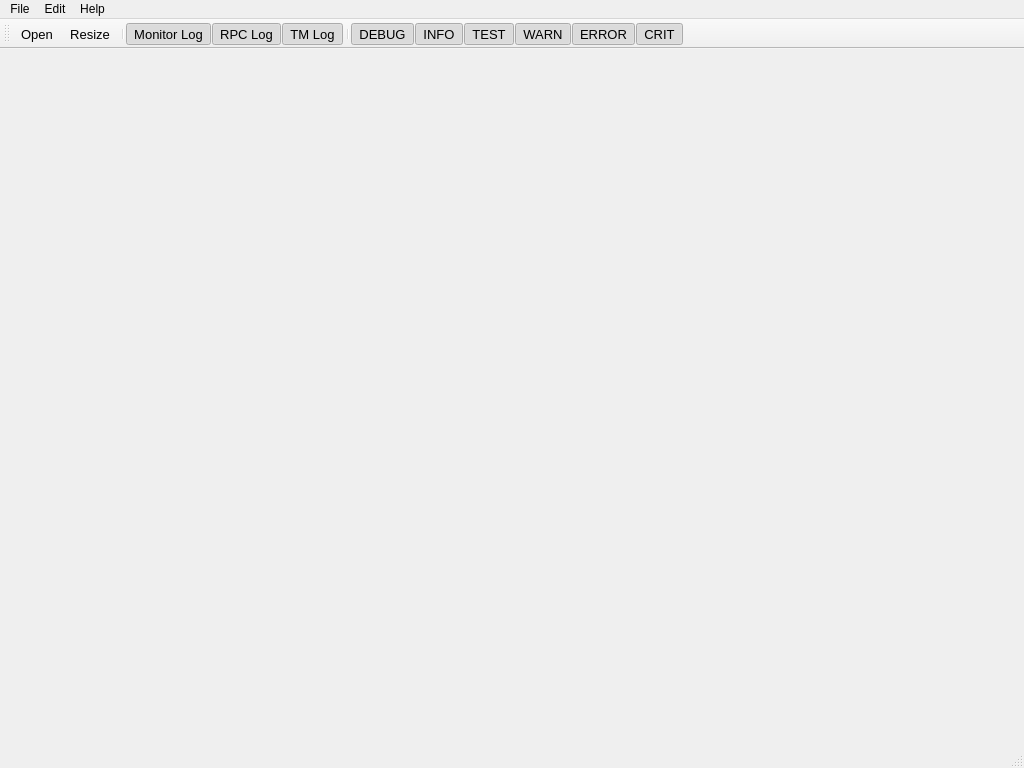
<?xml version="1.0" encoding="UTF-8"?>
<ui version="4.0">
 <class>LogViewQtClass</class>
 <widget class="QMainWindow" name="LogViewQtClass">
  <property name="geometry">
   <rect>
    <x>0</x>
    <y>0</y>
    <width>1024</width>
    <height>768</height>
   </rect>
  </property>
  <property name="sizePolicy">
   <sizepolicy hsizetype="Preferred" vsizetype="Preferred">
    <horstretch>0</horstretch>
    <verstretch>0</verstretch>
   </sizepolicy>
  </property>
  <property name="windowTitle">
   <string>LogViewQt</string>
  </property>
  <property name="windowIcon">
   <iconset resource="logviewqt.qrc">
    <normaloff>:/LogViewQt/Resources/screen_windows.png</normaloff>:/LogViewQt/Resources/screen_windows.png</iconset>
  </property>
  <widget class="QTableView" name="centralWidget">
   <property name="sizePolicy">
    <sizepolicy hsizetype="Expanding" vsizetype="Expanding">
     <horstretch>0</horstretch>
     <verstretch>0</verstretch>
    </sizepolicy>
   </property>
   <property name="sizeAdjustPolicy">
    <enum>QAbstractScrollArea::AdjustToContents</enum>
   </property>
   <property name="alternatingRowColors">
    <bool>false</bool>
   </property>
   <property name="selectionBehavior">
    <enum>QAbstractItemView::SelectRows</enum>
   </property>
   <property name="textElideMode">
    <enum>Qt::ElideRight</enum>
   </property>
   <property name="verticalScrollMode">
    <enum>QAbstractItemView::ScrollPerPixel</enum>
   </property>
   <property name="horizontalScrollMode">
    <enum>QAbstractItemView::ScrollPerPixel</enum>
   </property>
   <property name="gridStyle">
    <enum>Qt::DotLine</enum>
   </property>
   <attribute name="horizontalHeaderStretchLastSection">
    <bool>true</bool>
   </attribute>
  </widget>
  <widget class="QMenuBar" name="menuBar">
   <property name="geometry">
    <rect>
     <x>0</x>
     <y>0</y>
     <width>1024</width>
     <height>21</height>
    </rect>
   </property>
   <widget class="QMenu" name="menuFile">
    <property name="title">
     <string>File</string>
    </property>
    <addaction name="actionOpen"/>
    <addaction name="separator"/>
    <addaction name="actionQuit"/>
   </widget>
   <widget class="QMenu" name="menuHelp">
    <property name="layoutDirection">
     <enum>Qt::LeftToRight</enum>
    </property>
    <property name="tearOffEnabled">
     <bool>false</bool>
    </property>
    <property name="title">
     <string>Help</string>
    </property>
    <property name="separatorsCollapsible">
     <bool>false</bool>
    </property>
    <addaction name="actionAbout_Qt"/>
   </widget>
   <widget class="QMenu" name="menuEdit">
    <property name="title">
     <string>Edit</string>
    </property>
    <addaction name="actionResize"/>
    <addaction name="separator"/>
    <addaction name="actionCRIT"/>
    <addaction name="actionERROR"/>
    <addaction name="actionWARN"/>
    <addaction name="actionTEST"/>
    <addaction name="actionINFO"/>
    <addaction name="actionDEBUG"/>
    <addaction name="separator"/>
    <addaction name="actionMonitor_Log"/>
    <addaction name="actionRPC_log"/>
    <addaction name="actionTM_log"/>
   </widget>
   <addaction name="menuFile"/>
   <addaction name="menuEdit"/>
   <addaction name="menuHelp"/>
  </widget>
  <widget class="QStatusBar" name="statusBar"/>
  <widget class="QToolBar" name="toolBar">
   <property name="font">
    <font>
     <pointsize>10</pointsize>
    </font>
   </property>
   <property name="windowTitle">
    <string>toolBar</string>
   </property>
   <attribute name="toolBarArea">
    <enum>TopToolBarArea</enum>
   </attribute>
   <attribute name="toolBarBreak">
    <bool>false</bool>
   </attribute>
   <addaction name="actionOpen"/>
   <addaction name="actionResize"/>
   <addaction name="separator"/>
   <addaction name="actionMonitor_Log"/>
   <addaction name="actionRPC_log"/>
   <addaction name="actionTM_log"/>
   <addaction name="separator"/>
   <addaction name="actionDEBUG"/>
   <addaction name="actionINFO"/>
   <addaction name="actionTEST"/>
   <addaction name="actionWARN"/>
   <addaction name="actionERROR"/>
   <addaction name="actionCRIT"/>
  </widget>
  <action name="actionOpen">
   <property name="icon">
    <iconset resource="logviewqt.qrc">
     <normaloff>:/LogViewQt/Resources/folder_green.png</normaloff>:/LogViewQt/Resources/folder_green.png</iconset>
   </property>
   <property name="text">
    <string>Open</string>
   </property>
   <property name="toolTip">
    <string>Open Log File</string>
   </property>
   <property name="shortcut">
    <string>Ctrl+O</string>
   </property>
  </action>
  <action name="actionQuit">
   <property name="icon">
    <iconset resource="logviewqt.qrc">
     <normaloff>:/LogViewQt/Resources/button_delete_red.png</normaloff>:/LogViewQt/Resources/button_delete_red.png</iconset>
   </property>
   <property name="text">
    <string>Quit</string>
   </property>
  </action>
  <action name="actionAbout_Qt">
   <property name="text">
    <string>About Qt</string>
   </property>
  </action>
  <action name="actionResize">
   <property name="icon">
    <iconset resource="logviewqt.qrc">
     <normaloff>:/LogViewQt/Resources/zoom_in.png</normaloff>:/LogViewQt/Resources/zoom_in.png</iconset>
   </property>
   <property name="text">
    <string>Resize</string>
   </property>
   <property name="toolTip">
    <string>Resize rows</string>
   </property>
   <property name="shortcut">
    <string>Ctrl+R</string>
   </property>
  </action>
  <action name="actionCRIT">
   <property name="checkable">
    <bool>true</bool>
   </property>
   <property name="checked">
    <bool>true</bool>
   </property>
   <property name="text">
    <string>CRIT</string>
   </property>
   <property name="toolTip">
    <string>Toogle Critical (Fatal) error messages</string>
   </property>
   <property name="font">
    <font>
     <pointsize>10</pointsize>
    </font>
   </property>
   <property name="shortcut">
    <string>Alt+C</string>
   </property>
  </action>
  <action name="actionWARN">
   <property name="checkable">
    <bool>true</bool>
   </property>
   <property name="checked">
    <bool>true</bool>
   </property>
   <property name="text">
    <string>WARN</string>
   </property>
   <property name="toolTip">
    <string>Toogle Warning messages</string>
   </property>
   <property name="font">
    <font>
     <pointsize>10</pointsize>
    </font>
   </property>
   <property name="shortcut">
    <string>Alt+W</string>
   </property>
  </action>
  <action name="actionTEST">
   <property name="checkable">
    <bool>true</bool>
   </property>
   <property name="checked">
    <bool>true</bool>
   </property>
   <property name="text">
    <string>TEST</string>
   </property>
   <property name="toolTip">
    <string>Toogle Test messages</string>
   </property>
   <property name="font">
    <font>
     <pointsize>10</pointsize>
    </font>
   </property>
   <property name="shortcut">
    <string>Alt+T</string>
   </property>
  </action>
  <action name="actionINFO">
   <property name="checkable">
    <bool>true</bool>
   </property>
   <property name="checked">
    <bool>true</bool>
   </property>
   <property name="text">
    <string>INFO</string>
   </property>
   <property name="toolTip">
    <string>Toogle Info messages</string>
   </property>
   <property name="font">
    <font>
     <pointsize>10</pointsize>
    </font>
   </property>
   <property name="shortcut">
    <string>Alt+I</string>
   </property>
  </action>
  <action name="actionDEBUG">
   <property name="checkable">
    <bool>true</bool>
   </property>
   <property name="checked">
    <bool>true</bool>
   </property>
   <property name="text">
    <string>DEBUG</string>
   </property>
   <property name="toolTip">
    <string>Toogle Debug messages</string>
   </property>
   <property name="shortcut">
    <string>Alt+D</string>
   </property>
  </action>
  <action name="actionMonitor_Log">
   <property name="checkable">
    <bool>true</bool>
   </property>
   <property name="checked">
    <bool>true</bool>
   </property>
   <property name="text">
    <string>Monitor Log</string>
   </property>
   <property name="toolTip">
    <string>Toogle Monitor messages</string>
   </property>
   <property name="font">
    <font>
     <pointsize>10</pointsize>
    </font>
   </property>
   <property name="shortcut">
    <string>Alt+M</string>
   </property>
  </action>
  <action name="actionRPC_log">
   <property name="checkable">
    <bool>true</bool>
   </property>
   <property name="checked">
    <bool>true</bool>
   </property>
   <property name="text">
    <string>RPC Log</string>
   </property>
   <property name="toolTip">
    <string>Tooggle RPC modules messages</string>
   </property>
   <property name="font">
    <font>
     <pointsize>10</pointsize>
    </font>
   </property>
   <property name="shortcut">
    <string>Alt+R</string>
   </property>
  </action>
  <action name="actionERROR">
   <property name="checkable">
    <bool>true</bool>
   </property>
   <property name="checked">
    <bool>true</bool>
   </property>
   <property name="text">
    <string>ERROR</string>
   </property>
   <property name="toolTip">
    <string>Toogle Error messages</string>
   </property>
   <property name="font">
    <font>
     <pointsize>10</pointsize>
    </font>
   </property>
   <property name="shortcut">
    <string>Alt+E</string>
   </property>
  </action>
  <action name="actionTM_log">
   <property name="checkable">
    <bool>true</bool>
   </property>
   <property name="checked">
    <bool>true</bool>
   </property>
   <property name="text">
    <string>TM Log</string>
   </property>
   <property name="toolTip">
    <string>Tooggle TM modules messages</string>
   </property>
  </action>
 </widget>
 <layoutdefault spacing="6" margin="11"/>
 <resources>
  <include location="logviewqt.qrc"/>
 </resources>
 <connections>
  <connection>
   <sender>actionQuit</sender>
   <signal>triggered()</signal>
   <receiver>LogViewQtClass</receiver>
   <slot>close()</slot>
   <hints>
    <hint type="sourcelabel">
     <x>-1</x>
     <y>-1</y>
    </hint>
    <hint type="destinationlabel">
     <x>511</x>
     <y>383</y>
    </hint>
   </hints>
  </connection>
 </connections>
</ui>
